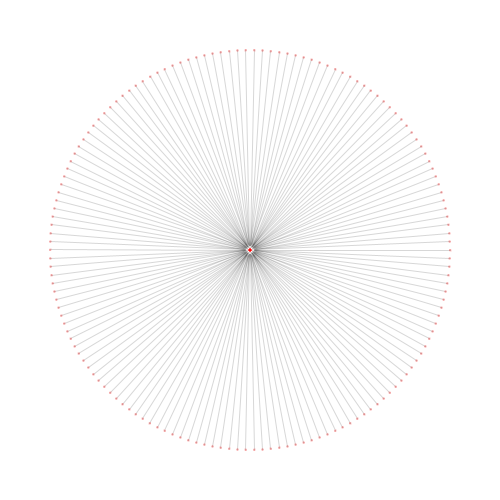
Frame 1 (no input)
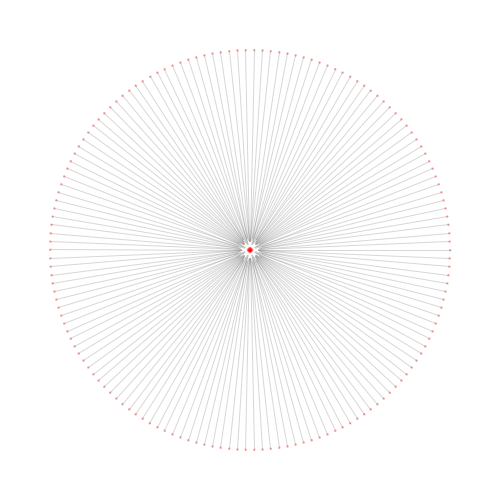
Frame 60 (the mouse pressed at the canvas centre just before this capture)
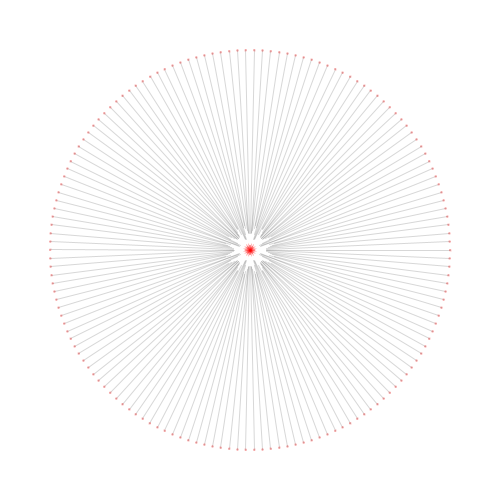
Frame 120 (the mouse held since frame 60 and released just before this capture)

The Processing sketch that drew these frames (run headless with seeded random() and noise(); from frame 60 on, the mouse is pressed at the canvas centre):

// Processing sketch: processing_1291
// ── processing_1291.pde

int i=0;
float radio=200;
float ang=0;
float a,b;
float xcenter=250;
float ycenter=250;
float m =-2;
int e=0;


void setup(){size(500,500);
background(255);


smooth();


}
void draw(){


if (b>30)
{e=1;}
if(b<=0){e=0;}
if(e==0){b++;}else{b--;}

background(255);
for(int t=0;t<300;t++)
{
  
a=2*PI*t/300;
ang=pow(pow(abs(cos(16*a/4)),0.5)+pow(abs(sin(16*a/4)),16),m);
//float ang2=pow(pow(abs(cos(8*a/4)),0.1)+pow(abs(sin(8*a/4)),16),2*m);
stroke(0,0,0,40);
line(250+b*4*ang*cos(a),250+b*4*ang*sin(a),250+200*cos(a),250+200*sin(a));
stroke(255,0,0,30);
line(250+b*ang*cos(a),250+b*ang*sin(a),xcenter,ycenter);
fill(200,0,0,80);
ellipse(250+radio*cos(a),250+radio*sin(a),2,2);
t++;

}



}
